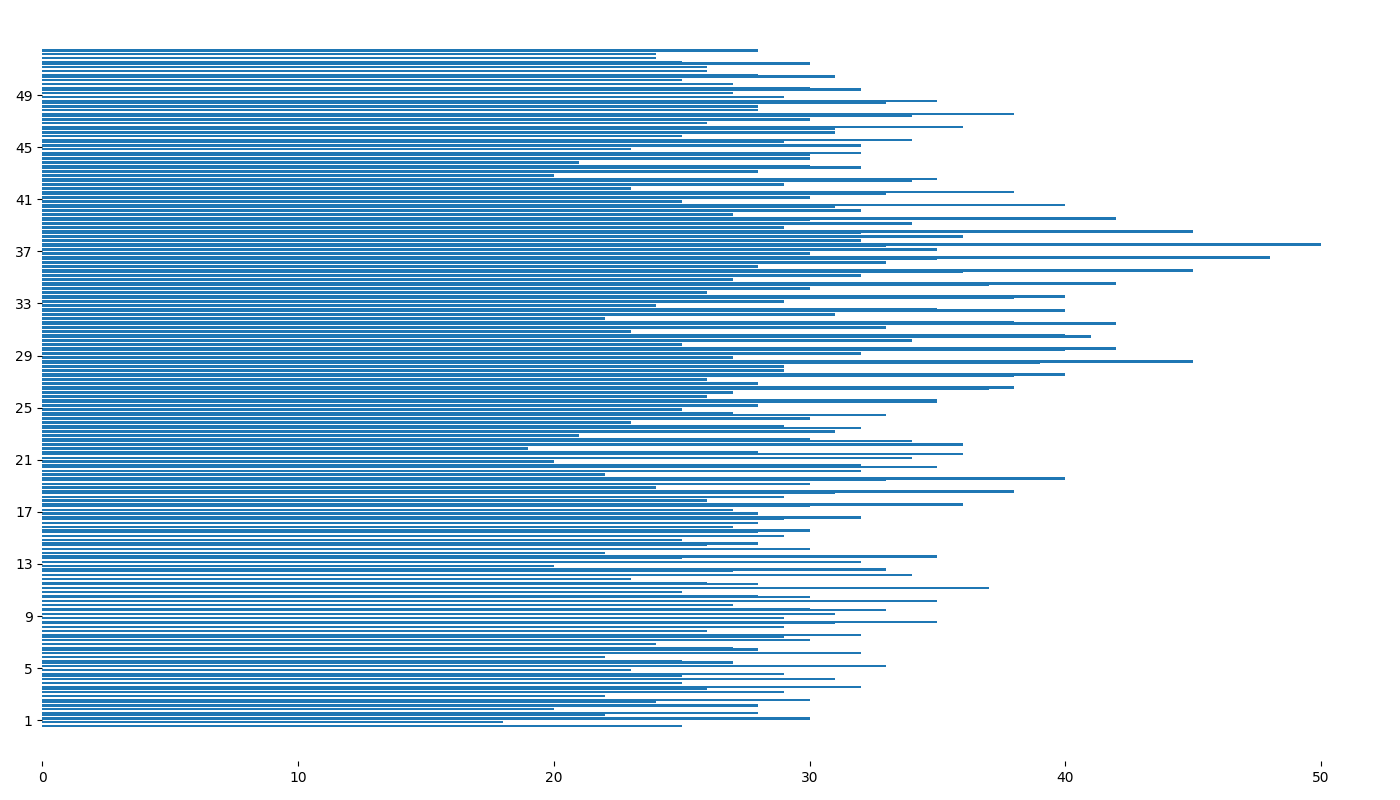

Reproduce this figure in Python.
import matplotlib.pyplot as plt
import numpy as np

weeks = np.array(range(1, 53))
mystery_readings = np.array([25, 28, 30, 32, 29, 25, 27, 32, 35, 30, 28, 26, 33, 35, 28, 30, 32, 36, 38, 40, 32, 28, 30, 29, 27, 35, 38, 40, 45, 42, 40, 38, 35, 40, 42, 45, 48, 50, 45, 42, 40, 38, 35, 30, 32, 34, 36, 38, 35, 30, 28, 25])
fantasy_readings = np.array([18, 20, 22, 25, 23, 22, 24, 26, 29, 27, 25, 23, 20, 22, 25, 27, 28, 26, 24, 22, 20, 19, 21, 23, 25, 26, 28, 29, 27, 25, 23, 22, 24, 26, 27, 28, 30, 32, 29, 27, 25, 23, 20, 21, 23, 25, 26, 28, 29, 27, 26, 24])
science_fiction_readings = np.array([30, 28, 29, 31, 33, 32, 30, 29, 31, 35, 37, 34, 32, 30, 29, 28, 27, 29, 30, 32, 34, 36, 31, 30, 28, 27, 26, 29, 32, 34, 33, 31, 29, 30, 32, 33, 35, 36, 34, 32, 30, 29, 28, 30, 32, 31, 30, 28, 27, 25, 26, 24])
adventure_readings = np.array([22, 24, 26, 25, 27, 28, 29, 31, 33, 30, 28, 27, 25, 26, 28, 29, 30, 31, 33, 35, 36, 34, 32, 33, 35, 37, 38, 39, 40, 41, 42, 40, 38, 37, 36, 35, 33, 32, 30, 31, 33, 34, 32, 30, 29, 31, 34, 33, 32, 31, 30, 28])

fig, ax = plt.subplots(figsize=(14, 8))
consistent_color = '#1f77b4'
ax.barh(weeks - 0.45, mystery_readings, height=0.2, color=consistent_color)
ax.barh(weeks - 0.15, fantasy_readings, height=0.2, color=consistent_color)
ax.barh(weeks + 0.15, science_fiction_readings, height=0.2, color=consistent_color)
ax.barh(weeks + 0.45, adventure_readings, height=0.2, color=consistent_color)

ax.set_yticks(weeks[::4])

# Remove axis borders
ax.spines['top'].set_visible(False)
ax.spines['right'].set_visible(False)
ax.spines['left'].set_visible(False)
ax.spines['bottom'].set_visible(False)

plt.tight_layout()
plt.show()
